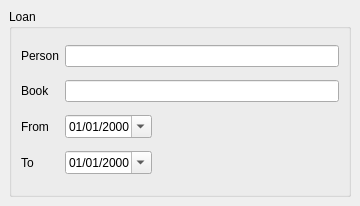
<?xml version="1.0" encoding="UTF-8"?>
<ui version="4.0">
 <class>MainWindow</class>
 <widget class="QMainWindow" name="MainWindow">
  <property name="geometry">
   <rect>
    <x>0</x>
    <y>0</y>
    <width>360</width>
    <height>206</height>
   </rect>
  </property>
  <property name="windowTitle">
   <string>Loan</string>
  </property>
  <widget class="QWidget" name="centralwidget">
   <layout class="QVBoxLayout" name="verticalLayout">
    <item>
     <widget class="QGroupBox" name="groupBox">
      <property name="title">
       <string>Loan</string>
      </property>
      <layout class="QGridLayout" name="gridLayout">
       <item row="0" column="0">
        <widget class="QLabel" name="label">
         <property name="text">
          <string>Person</string>
         </property>
        </widget>
       </item>
       <item row="0" column="1" colspan="2">
        <widget class="com.axiastudio.pypapi.ui.widgets.PyPaPiEntityPicker" name="lineEdit">
         <property name="column" stdset="0">
          <string>Person</string>
         </property>
         <property name="lookup" stdset="0">
          <string>name</string>
         </property>
        </widget>
       </item>
       <item row="1" column="0">
        <widget class="QLabel" name="label_2">
         <property name="text">
          <string>Book</string>
         </property>
        </widget>
       </item>
       <item row="1" column="1" colspan="2">
        <widget class="com.axiastudio.pypapi.ui.widgets.PyPaPiEntityPicker" name="lineEdit_2">
         <property name="column" stdset="0">
          <string>Book</string>
         </property>
         <property name="lookup" stdset="0">
          <string>title</string>
         </property>
        </widget>
       </item>
       <item row="2" column="0">
        <widget class="QLabel" name="label_3">
         <property name="text">
          <string>From</string>
         </property>
        </widget>
       </item>
       <item row="2" column="1">
        <widget class="com.axiastudio.pypapi.ui.widgets.PyPaPiDateEdit" name="dateEdit">
         <property name="displayFormat">
          <string>dd/MM/yyyy</string>
         </property>
         <property name="calendarPopup">
          <bool>true</bool>
         </property>
         <property name="column" stdset="0">
          <string>Fromdate</string>
         </property>
        </widget>
       </item>
       <item row="2" column="2">
        <spacer name="horizontalSpacer">
         <property name="orientation">
          <enum>Qt::Horizontal</enum>
         </property>
         <property name="sizeHint" stdset="0">
          <size>
           <width>84</width>
           <height>20</height>
          </size>
         </property>
        </spacer>
       </item>
       <item row="3" column="0">
        <widget class="QLabel" name="label_4">
         <property name="text">
          <string>To</string>
         </property>
        </widget>
       </item>
       <item row="3" column="1">
        <widget class="com.axiastudio.pypapi.ui.widgets.PyPaPiDateEdit" name="dateEdit_2">
         <property name="displayFormat">
          <string>dd/MM/yyyy</string>
         </property>
         <property name="calendarPopup">
          <bool>true</bool>
         </property>
         <property name="column" stdset="0">
          <string>Todate</string>
         </property>
        </widget>
       </item>
       <item row="3" column="2">
        <spacer name="horizontalSpacer_2">
         <property name="orientation">
          <enum>Qt::Horizontal</enum>
         </property>
         <property name="sizeHint" stdset="0">
          <size>
           <width>84</width>
           <height>20</height>
          </size>
         </property>
        </spacer>
       </item>
      </layout>
     </widget>
    </item>
   </layout>
  </widget>
 </widget>
 <customwidgets>
  <customwidget>
   <class>com.axiastudio.pypapi.ui.widgets.PyPaPiDateEdit</class>
   <extends>QDateEdit</extends>
   <header>pypapidateedit.h</header>
  </customwidget>
  <customwidget>
   <class>com.axiastudio.pypapi.ui.widgets.PyPaPiEntityPicker</class>
   <extends>QLineEdit</extends>
   <header>pypapientitypicker.h</header>
  </customwidget>
 </customwidgets>
 <resources/>
 <connections/>
</ui>
